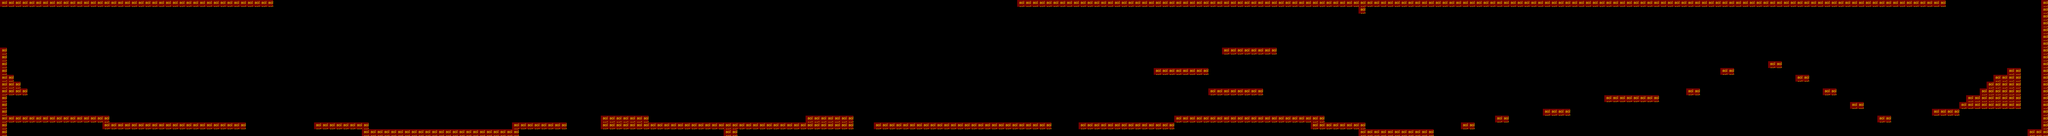

Below is a game level as drawn by its tile map, then a one-line description and the .tmx that defines it (tile-layer data replaced by summaries):
An orthogonal 300x20 tile map with 32x32 px tiles, 1 tile layer (propertiesLayer) and 252 objects (23x plat1.png, 21x plat2.png, 17x plat3.png, spawn, end, ...).

<map height="20" nextobjectid="357" orientation="orthogonal" renderorder="right-down" tileheight="32" tilewidth="32" version="1.0" width="300">
 <properties>
  <property name="Gravity" value="-300" />
  <property name="GroundFriction" value="120" />
  <property name="Image" value="moon.png" />
  <property name="Name" value="LUNA" />
 </properties>
 <tileset firstgid="1" name="properties" tilecount="10" tileheight="32" tilewidth="32">
  <image height="64" source="propertiesTiles.png" width="160" />
  <tile id="0">
   <properties>
    <property name="solid" value="true" />
   </properties>
  </tile>
 </tileset>
 <objectgroup name="objects">
  <object id="1" name="spawn" x="96" y="472" />
  <object id="43" name="end" x="9520" y="480" />
 </objectgroup>
 <layer height="20" name="propertiesLayer" width="300">
  <data>[6000 cells, 519 non-empty, 1 distinct tile ids]</data>
 </layer>
 <objectgroup name="platforms">
  <object height="40" id="4" name="plat1.png" width="128" x="32" y="544" />
  <object height="32" id="24" name="plat2.png" width="256" x="160" y="544" />
  <object height="40" id="216" name="plat3.png" width="64" x="416" y="544" />
  <object height="40" id="218" name="plat3.png" width="64" x="448" y="544" />
  <object height="32" id="219" name="plat2.png" width="256" x="512" y="576" />
  <object height="32" id="220" name="plat2.png" width="256" x="768" y="576" />
  <object height="40" id="221" name="plat1.png" width="128" x="1024" y="576" />
  <object height="32" id="222" name="plat2.png" width="256" x="1472" y="576" />
  <object height="40" id="223" name="plat1.png" width="128" x="7232" y="512" />
  <object height="32" id="224" name="plat2.png" width="256" x="5408" y="320" />
  <object height="32" id="225" name="plat2.png" width="256" x="1696" y="608" />
  <object height="40" id="226" name="plat1.png" width="128" x="1952" y="608" />
  <object height="32" id="227" name="plat2.png" width="256" x="2080" y="608" />
  <object height="40" id="228" name="plat1.png" width="128" x="2336" y="608" />
  <object height="32" id="229" name="plat2.png" width="256" x="2400" y="576" />
  <object height="40" id="231" name="plat1.png" width="128" x="2816" y="544" />
  <object height="40" id="232" name="plat3.png" width="64" x="3392" y="576" />
  <object height="40" id="233" name="plat1.png" width="128" x="2912" y="544" />
  <object height="40" id="234" name="plat1.png" width="128" x="3040" y="576" />
  <object height="40" id="235" name="plat1.png" width="128" x="3168" y="576" />
  <object height="40" id="236" name="plat1.png" width="128" x="3264" y="576" />
  <object height="32" id="237" name="plat2.png" width="256" x="3448" y="576" />
  <object height="40" id="238" name="plat1.png" width="128" x="3776" y="544" />
  <object height="32" id="239" name="plat2.png" width="256" x="3696" y="576" />
  <object height="40" id="240" name="plat1.png" width="128" x="3872" y="544" />
  <object height="40" id="241" name="plat1.png" width="128" x="4096" y="576" />
  <object height="32" id="242" name="plat2.png" width="256" x="4224" y="576" />
  <object height="40" id="243" name="plat1.png" width="128" x="4800" y="576" />
  <object height="32" id="244" name="plat2.png" width="256" x="4544" y="576" />
  <object height="40" id="245" name="plat3.png" width="64" x="4480" y="576" />
  <object height="32" id="246" name="plat2.png" width="256" x="6464" y="608" />
  <object height="32" id="249" name="plat2.png" width="256" x="5952" y="544" />
  <object height="40" id="251" name="plat1.png" width="128" x="6272" y="576" />
  <object height="32" id="252" name="plat2.png" width="256" x="5760" y="544" />
  <object height="40" id="253" name="plat3.png" width="64" x="7008" y="544" />
  <object height="40" id="254" name="plat1.png" width="128" x="6144" y="576" />
  <object height="32" id="255" name="plat2.png" width="256" x="5504" y="544" />
  <object height="40" id="256" name="plat3.png" width="64" x="6848" y="576" />
  <object height="40" id="257" name="plat1.png" width="128" x="5248" y="576" />
  <object height="32" id="258" name="plat2.png" width="256" x="5728" y="224" />
  <object height="40" id="259" name="plat3.png" width="64" x="6400" y="608" />
  <object height="40" id="260" name="plat1.png" width="128" x="5376" y="576" />
  <object height="32" id="261" name="plat2.png" width="256" x="5664" y="416" />
  <object height="40" id="262" name="plat3.png" width="64" x="5184" y="576" />
  <object height="40" id="263" name="plat1.png" width="128" x="5056" y="576" />
  <object height="40" id="276" name="plat3.png" width="64" x="9344" y="352" />
  <object height="40" id="281" name="plat3.png" width="64" x="9408" y="320" />
  <object height="40" id="286" name="plat3.png" width="64" x="8672" y="480" />
  <object height="40" id="291" name="plat3.png" width="64" x="8544" y="416" />
  <object height="40" id="295" name="plat1.png" width="128" x="9312" y="384" />
  <object height="40" id="296" name="plat3.png" width="64" x="8416" y="352" />
  <object height="40" id="300" name="plat1.png" width="128" x="9280" y="416" />
  <object height="40" id="301" name="plat3.png" width="64" x="8288" y="288" />
  <object height="32" id="304" name="plat2.png" width="256" x="9216" y="456" />
  <object height="40" id="305" name="plat1.png" width="128" x="9216" y="448" />
  <object height="40" id="306" name="plat3.png" width="64" x="7904" y="416" />
  <object height="32" id="309" name="plat2.png" width="256" x="9184" y="480" />
  <object height="40" id="310" name="plat1.png" width="128" x="9056" y="512" />
  <object height="40" id="311" name="plat3.png" width="64" x="8064" y="320" />
  <object height="32" id="314" name="plat2.png" width="256" x="7520" y="448" />
  <object height="40" id="315" name="plat3.png" width="64" x="8800" y="544" />
 </objectgroup>
 <objectgroup name="tips">
  <object height="30" id="12" name="tipMoon1" width="29" x="960" y="512" />
  <object height="30" id="40" name="tipMoon2" width="29" x="1696" y="512" />
  <object height="30" id="41" name="tipMoon3" width="29" x="4896" y="512" />
  <object height="30" id="42" name="tipMoon4" width="29" x="5952" y="160" />
  <object height="30" id="316" name="tipMoon7" width="29" x="6688" y="544" />
  <object height="32" id="355" name="tipMoon5" width="32" x="4416" y="512" />
  <object id="356" name="tipMoon6" x="8320" y="256">
   <ellipse />
  </object>
 </objectgroup>
 <objectgroup name="coins">
  <object id="46" x="288" y="512">
   <ellipse />
  </object>
  <object id="47" x="320" y="512">
   <ellipse />
  </object>
  <object id="48" x="352" y="512">
   <ellipse />
  </object>
  <object id="49" x="384" y="512">
   <ellipse />
  </object>
  <object id="50" x="416" y="512">
   <ellipse />
  </object>
  <object id="51" x="448" y="512">
   <ellipse />
  </object>
  <object id="52" x="480" y="512">
   <ellipse />
  </object>
  <object id="53" x="704" y="544">
   <ellipse />
  </object>
  <object id="54" x="768" y="544">
   <ellipse />
  </object>
  <object id="55" x="800" y="544">
   <ellipse />
  </object>
  <object id="56" x="864" y="544">
   <ellipse />
  </object>
  <object id="57" x="896" y="544">
   <ellipse />
  </object>
  <object id="58" x="928" y="544">
   <ellipse />
  </object>
  <object id="60" x="512" y="512">
   <ellipse />
  </object>
  <object id="62" x="544" y="528">
   <ellipse />
  </object>
  <object id="63" x="576" y="544">
   <ellipse />
  </object>
  <object id="64" x="1088" y="544">
   <ellipse />
  </object>
  <object id="65" x="1120" y="544">
   <ellipse />
  </object>
  <object id="66" x="1440" y="512">
   <ellipse />
  </object>
  <object id="67" x="1408" y="480">
   <ellipse />
  </object>
  </objectgroup>
 <objectgroup name="meteors">
  <!-- 14 objects omitted --></objectgroup>
</map>
<!-- 162 of 252 objects omitted -->